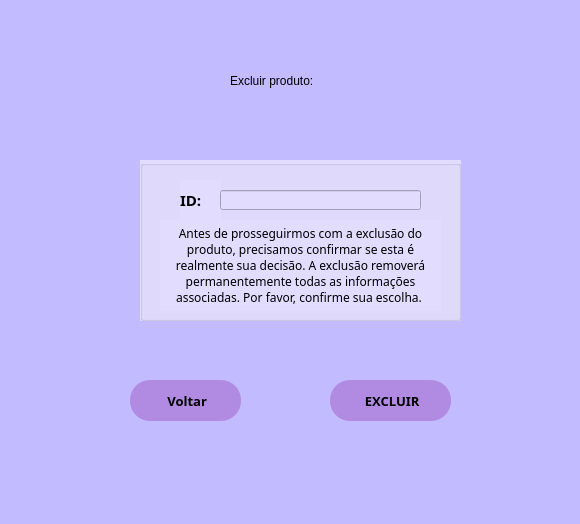
<?xml version="1.0" encoding="UTF-8"?>
<ui version="4.0">
 <class>tl_excluir</class>
 <widget class="QMainWindow" name="tl_excluir">
  <property name="geometry">
   <rect>
    <x>0</x>
    <y>0</y>
    <width>580</width>
    <height>524</height>
   </rect>
  </property>
  <property name="windowTitle">
   <string>MainWindow</string>
  </property>
  <property name="styleSheet">
   <string notr="true">background-color: rgb(195, 187, 255);</string>
  </property>
  <widget class="QWidget" name="centralwidget">
   <widget class="QLabel" name="label">
    <property name="geometry">
     <rect>
      <x>230</x>
      <y>40</y>
      <width>181</width>
      <height>81</height>
     </rect>
    </property>
    <property name="styleSheet">
     <string notr="true">font: 22pt &quot;Tw Cen MT Condensed Extra Bold&quot;;</string>
    </property>
    <property name="text">
     <string>Excluir produto:</string>
    </property>
   </widget>
   <widget class="QGroupBox" name="groupBox">
    <property name="geometry">
     <rect>
      <x>140</x>
      <y>160</y>
      <width>321</width>
      <height>161</height>
     </rect>
    </property>
    <property name="styleSheet">
     <string notr="true">
background-color: rgb(226, 221, 255);</string>
    </property>
    <property name="title">
     <string/>
    </property>
    <widget class="QLabel" name="label_9">
     <property name="geometry">
      <rect>
       <x>40</x>
       <y>20</y>
       <width>41</width>
       <height>41</height>
      </rect>
     </property>
     <property name="font">
      <font>
       <family>Perpetua Titling MT</family>
       <pointsize>10</pointsize>
       <weight>3</weight>
       <italic>false</italic>
       <bold>false</bold>
      </font>
     </property>
     <property name="styleSheet">
      <string notr="true">font: 25 10pt &quot;Perpetua Titling MT&quot;;
</string>
     </property>
     <property name="text">
      <string>&lt;html&gt;&lt;head/&gt;&lt;body&gt;&lt;p&gt;&lt;span style=&quot; font-size:11pt; font-weight:600;&quot;&gt;ID:&lt;/span&gt;&lt;/p&gt;&lt;/body&gt;&lt;/html&gt;</string>
     </property>
    </widget>
    <widget class="QLineEdit" name="excluir_id">
     <property name="geometry">
      <rect>
       <x>80</x>
       <y>30</y>
       <width>201</width>
       <height>20</height>
      </rect>
     </property>
    </widget>
    <widget class="QLabel" name="label_3">
     <property name="geometry">
      <rect>
       <x>20</x>
       <y>60</y>
       <width>281</width>
       <height>91</height>
      </rect>
     </property>
     <property name="font">
      <font>
       <family>Lucida Fax</family>
      </font>
     </property>
     <property name="text">
      <string>&lt;html&gt;&lt;head/&gt;&lt;body&gt;&lt;p align=&quot;center&quot;&gt;Antes de prosseguirmos com a exclusão do produto, precisamos confirmar se esta é realmente sua decisão. A exclusão removerá permanentemente todas as informações associadas. Por favor, confirme sua escolha. &lt;/p&gt;&lt;/body&gt;&lt;/html&gt;</string>
     </property>
     <property name="scaledContents">
      <bool>false</bool>
     </property>
     <property name="wordWrap">
      <bool>true</bool>
     </property>
    </widget>
   </widget>
   <widget class="QPushButton" name="botao_excluir_voltar_principal">
    <property name="geometry">
     <rect>
      <x>130</x>
      <y>380</y>
      <width>111</width>
      <height>41</height>
     </rect>
    </property>
    <property name="font">
     <font>
      <family>Perpetua Titling MT</family>
      <pointsize>10</pointsize>
      <weight>75</weight>
      <bold>true</bold>
     </font>
    </property>
    <property name="styleSheet">
     <string notr="true">QPushButton{background-color: rgb(177, 138, 225);
border-radius: 20px 20px 20px;}

QPushButton:hover{
color: rgb(255, 255, 255);
background-color: rgb(193, 102, 216);
border-radius: 20px 20px 20px;
}</string>
    </property>
    <property name="text">
     <string> Voltar</string>
    </property>
    <property name="icon">
     <iconset>
      <normaloff>image/tela excluir/go-back-arrow (2).png</normaloff>image/tela excluir/go-back-arrow (2).png</iconset>
    </property>
   </widget>
   <widget class="QPushButton" name="botao_excluir_final">
    <property name="geometry">
     <rect>
      <x>330</x>
      <y>380</y>
      <width>121</width>
      <height>41</height>
     </rect>
    </property>
    <property name="font">
     <font>
      <family>Perpetua Titling MT</family>
      <pointsize>10</pointsize>
      <weight>75</weight>
      <bold>true</bold>
     </font>
    </property>
    <property name="styleSheet">
     <string notr="true">QPushButton{background-color: rgb(177, 138, 225);
border-radius: 20px 20px 20px;}

QPushButton:hover{
color: rgb(255, 255, 255);
background-color: rgb(193, 102, 216);
border-radius: 20px 20px 20px;
}</string>
    </property>
    <property name="text">
     <string> EXCLUIR</string>
    </property>
    <property name="icon">
     <iconset>
      <normaloff>image/tela excluir/bin (1).png</normaloff>image/tela excluir/bin (1).png</iconset>
    </property>
   </widget>
   <widget class="QLabel" name="label_8">
    <property name="geometry">
     <rect>
      <x>230</x>
      <y>20</y>
      <width>47</width>
      <height>51</height>
     </rect>
    </property>
    <property name="text">
     <string/>
    </property>
    <property name="pixmap">
     <pixmap>roupas.png</pixmap>
    </property>
    <property name="scaledContents">
     <bool>true</bool>
    </property>
   </widget>
   <widget class="QLabel" name="label_2">
    <property name="geometry">
     <rect>
      <x>170</x>
      <y>60</y>
      <width>51</width>
      <height>41</height>
     </rect>
    </property>
    <property name="text">
     <string/>
    </property>
    <property name="pixmap">
     <pixmap>image/tela excluir/delete.png</pixmap>
    </property>
    <property name="scaledContents">
     <bool>true</bool>
    </property>
   </widget>
  </widget>
  <widget class="QMenuBar" name="menubar">
   <property name="geometry">
    <rect>
     <x>0</x>
     <y>0</y>
     <width>580</width>
     <height>21</height>
    </rect>
   </property>
  </widget>
  <widget class="QStatusBar" name="statusbar"/>
 </widget>
 <resources/>
 <connections/>
</ui>
